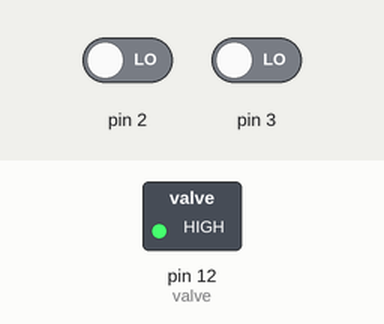
The sketch below on a simulated Arduino Uno, built with avr-gcc and run on an emulated ATmega328P. On the bench: switched loads named in the sketch (green lamp = pin HIGH). Inputs (shaded band) come from the test bench; at power-on: pin 2 LOW, pin 3 LOW. What the sketch prints to the serial monitor is not drawn.

Above: at 0.05 s.
At 1.2 s:
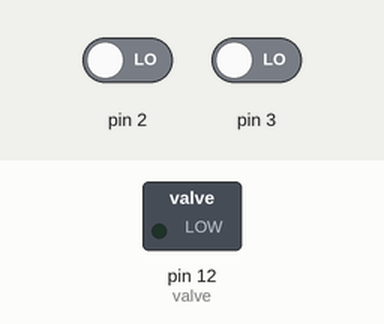
1.3 s: pin 2 driven HIGH
Timing chart, 0 to 4.3 s (numbered marks = the images above; inputs shaded):
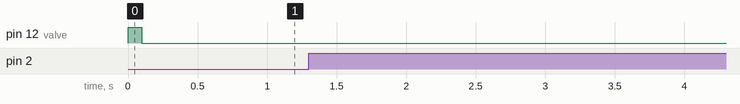

The sketch:

encoder.ino
```cpp
int pulses,high=pulses,low=pulses;
int count,hcount,lcount;
const int valve = 12;
const int countMax=4,diff=1;
boolean A_SIG = HIGH, B_SIG = HIGH;

void setup(){
  Serial.begin(115200);
  pinMode(valve, OUTPUT);
  attachInterrupt(0,A_CHANGE,A_SIG);
  attachInterrupt(1,B_CHANGE,B_SIG);
}

void loop(){
  digitalWrite(valve, HIGH);
  delay(100);
  digitalWrite(valve, LOW);
  delay(60000);
}

void A_CHANGE(){
//  Serial.print(A_SIG);
//  Serial.print(B_SIG);
//  Serial.print(" ");

  if(XOR(A_SIG,B_SIG)){
    pulses++;
    reMinMax(&high,&max(high,pulses),&hcount);
  }
  else{
    pulses--;
    reMinMax(&low,&max(low,pulses),&lcount);
  }
  checkCount();

  A_SIG=!A_SIG;
  Serial.println(pulses);
  attachInterrupt(0,A_CHANGE,A_SIG);
}

void B_CHANGE(){
//  Serial.print(A_SIG);
//  Serial.print(B_SIG);
//  Serial.print(" ");

  if(!XOR(A_SIG,B_SIG)){
    pulses++;
    reMinMax(&high,&max(high,pulses),&hcount);
  }
  else{
    pulses--;
    reMinMax(&low,&min(low,pulses),&lcount);
  }
  checkCount();

  B_SIG=!B_SIG;
  Serial.println(pulses);
  attachInterrupt(1,B_CHANGE,B_SIG);
}

boolean XOR(boolean A, boolean B){
  return((A&&(!B))||(B&&(!A)));
}

void reMinMax(int*hl,int*minmax,int*mcount){
  if(hl!=minmax){
    count = 0;
    mcount = 0;
    hl = minmax;
  }
  if(mcount>=&countMax){
    hl = minmax;
  }
}

void checkCount(){
  count++;
  hcount++;
  lcount++;
  if(count>=countMax){
    count = 0;
    if((high-low)<diff){
      A_SIG = HIGH;
      B_SIG = HIGH;
      hcount=0;
      lcount=0;
    }
  }
}
```

Measured:
- after the input at 1.3 s, every drawn part: stays the same
